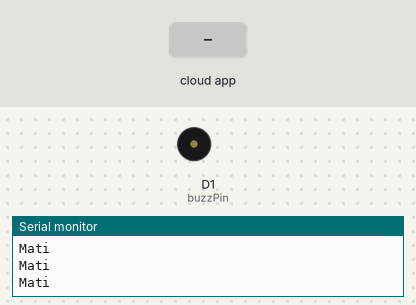
A sketch run on a simulated ESP8266 (NodeMCU). On the bench: buzzer (waves = sounding), the last lines printed to the serial monitor. The inputs (shaded band) are chosen by the test bench. WiFi joins after 1.5 s; servers stay silent unless stated; the Firebase database answers and starts empty.

Above: at 3.2 s.
3.3 s: the phone or cloud app sets button to 1
At 3.45 s:
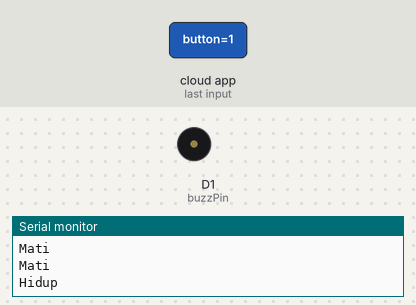
6.3 s: the phone or cloud app sets button to 0
At 6.3 s:
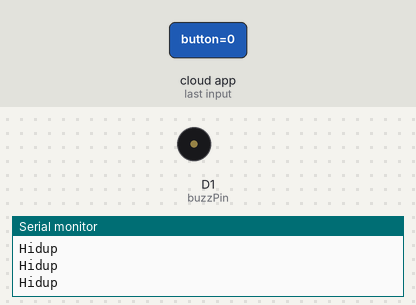
Timing chart, 0 to 9.3 s (numbered marks = the images above; inputs shaded):
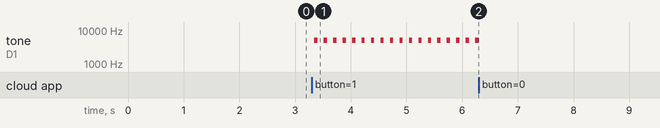

Measured:
- after the input at 3.3 s, tone on D1 (buzzPin): alternates 5000 Hz for 0.06 s and silent for 0.11 s, starting at once
- after the input at 6.3 s, tone on D1 (buzzPin): stops changing and stays silent

The sketch:

nodemcu_2.ino
```cpp
#include <ESP8266WiFi.h>
#include <FirebaseESP8266.h>

// Setting WiFi Hotspot
#ifndef WIFI_SSID
#define WIFI_SSID "TP-Link_6A47"
#define WIFI_PASSWORD "44585174"
#endif

const char* ssid = WIFI_SSID;
const char* password = WIFI_PASSWORD;

// Setting Firebase database
#define FIREBASE_HOST "https://tongkat-proyek-default-rtdb.asia-southeast1.firebasedatabase.app/"
#define FIREBASE_AUTH "95K52SPwsffZyQgBf0JZw9MCcaY6IjzG8SR39F7x"

// root json firebase
const String path_1 = "data-aksi/button";

FirebaseData firebaseData; //firebase function

// konfigurasi pin buzzer
#define buzzPin D1

// reconnect wifi if disconnect
WiFiEventHandler wifiConnectHandler;
WiFiEventHandler wifiDisconnectHandler;

void setup() {
  // put your setup code here, to run once:
  Serial.begin(115200);
  pinMode(buzzPin, OUTPUT);

  // setup wifi connection
  // Register event handlers
  wifiConnectHandler = WiFi.onStationModeGotIP(onWifiConnect);
  wifiDisconnectHandler = WiFi.onStationModeDisconnected(onWifiDisconnect);

  initWiFi();
  Serial.print(F("RRSI : "));
  Serial.println(WiFi.RSSI());

  // Setup firebase auth & host link
  Firebase.begin(FIREBASE_HOST, FIREBASE_AUTH);
  //Firebase.reconnectWiFi(true);
  //firebaseData.setBSSLBufferSize(1024, 1024);
  //firebaseData.setResponseSize(1024);
  Firebase.setReadTimeout(firebaseData, 1000 * 60);
  //Firebase.setwriteSizeLimit(firebaseData, "tiny");
}

void loop() {
  // put your main code here, to run repeatedly:
  // Get Action Button
  bool buttonState;
  Firebase.getBool(firebaseData, path_1, &buttonState);
  if(buttonState == true){
    tone(buzzPin, 5000, 60);
    // digitalWrite(buzzPin, HIGH);
    Serial.println("Hidup");
  }
  else if(buttonState == false){
    noTone(buzzPin);
    // digitalWrite(buzzPin, LOW);
    Serial.println("Mati");
  }

  delay(20);

}
```

reconnect_wifi.ino
```cpp
void initWiFi() {
  WiFi.mode(WIFI_STA);
  WiFi.begin(ssid, password);
  Serial.print("Connecting to WiFi ..");
  while (WiFi.status() != WL_CONNECTED) {
    Serial.print('.');
    delay(1000);
  }
  Serial.println(WiFi.localIP());
}

void onWifiConnect(const WiFiEventStationModeGotIP& event) {
  Serial.println("Connected to Wi-Fi sucessfully.");
  Serial.print("IP address: ");
  Serial.println(WiFi.localIP());
}

void onWifiDisconnect(const WiFiEventStationModeDisconnected& event) {
  Serial.println("Disconnected from Wi-Fi, trying to connect...");
  WiFi.disconnect();
  WiFi.begin(ssid, password);
}
```
